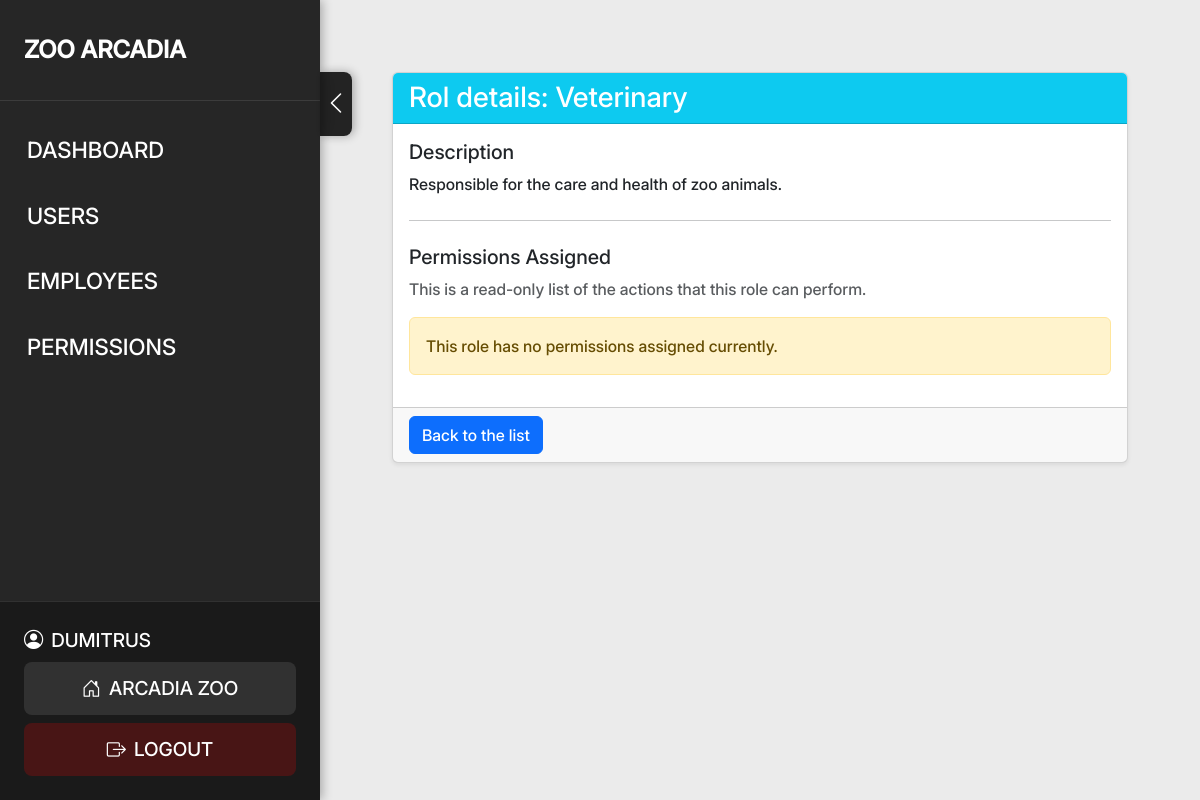
/roles/gest/view?id=1 (signed in), run on an earlier commit of the app's database.
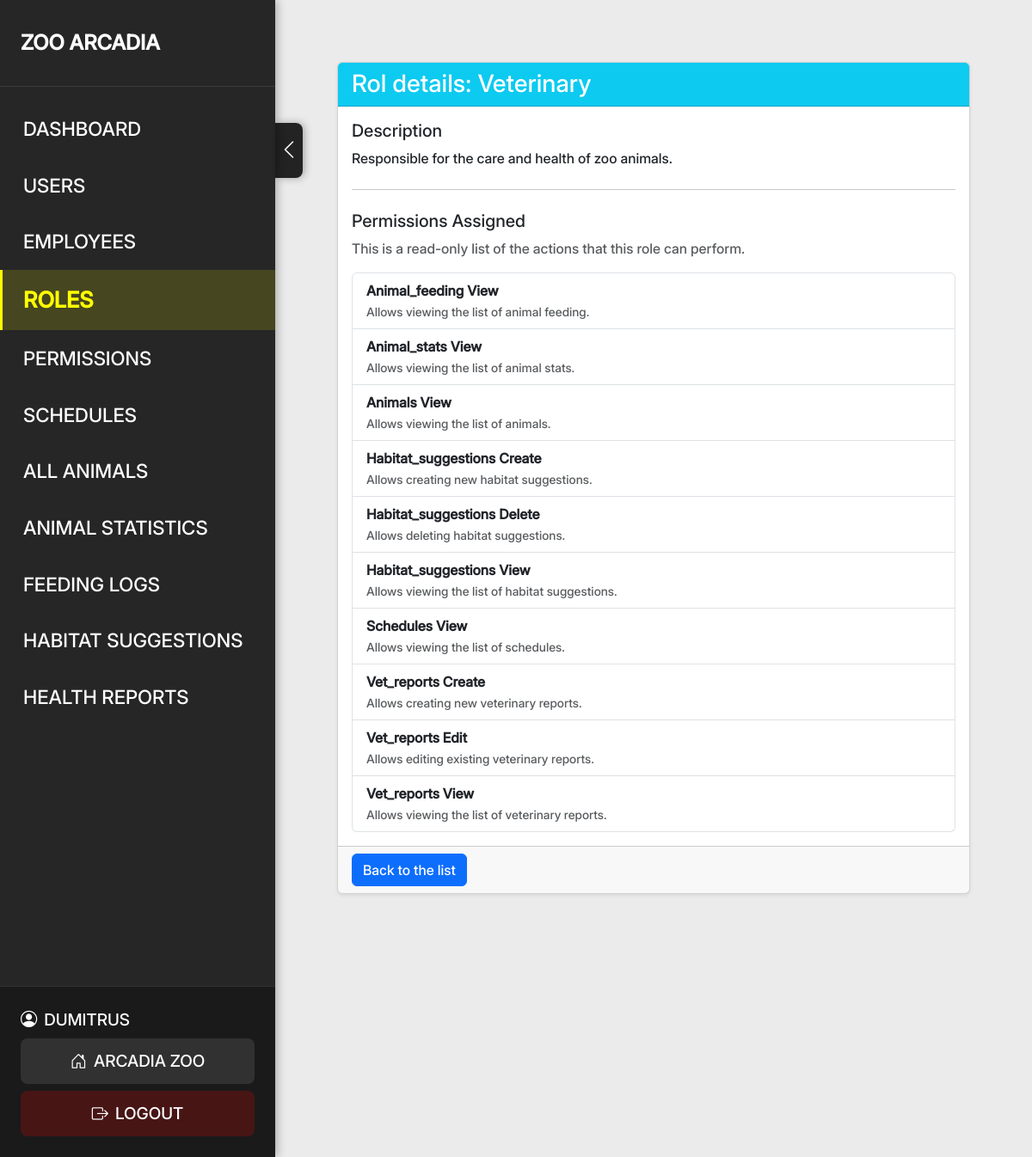
And on a later commit of the database.
### tables this page shows
CREATE TABLE permissions (
    id_permission INT AUTO_INCREMENT PRIMARY KEY,
     
    permission_name VARCHAR(100) NOT NULL UNIQUE,
     
    permission_desc TEXT
);

### App/roles/controllers/roles_gest_controller.php (called while the page is built, shortened)
<?php
require_once __DIR__ . "/../models/role.php";
require_once __DIR__ . "/../../../includes/functions.php";
class RolesGestController
{
    public function view()
    {
        $id_role = $_GET['id'];
        $role = Role::find($id_role);
        $permissions = Role::getPermissions($id_role);
        require_once __DIR__ . '/../views/gest/view.php';
    }
}

### App/roles/rolesRouter.php (called while the page is built)
<?php
require_once __DIR__ . '/../../includes/functions.php';
handleDomainRouting('roles', __DIR__);

### public/index.php (called while the page is built, shortened)
<?php
require_once __DIR__ . '/../includes/functions.php';
require_once __DIR__ . '/../App/router.php';
?>

### App/roles/models/role.php (called while the page is built, shortened)
<?php
class Role
{
    public function __construct($id_role, $role_name, $role_description, $created_at, $updated_at)
    {
        $this->role_description = $role_description;
    }
    public static function find($id_role)
    {
        $connectionDB = DB::createInstance();
        $query = "SELECT * FROM roles WHERE id_role = ?";
        $sql = $connectionDB->prepare($query);
        $sql->execute([$id_role]);
        $role = $sql->fetch();
        return new Role($role["id_role"], $role["role_name"], $role["role_description"], $role["created_at"], $role["updated_at"]);
    }
    public static function getPermissions($id_role)
    {
        $connectionDB = DB::createInstance();
        $query = "SELECT p.id_permission, p.permission_name, p.permission_desc
                  FROM permissions p
                  JOIN roles_permissions rp
                  ON p.id_permission = rp.permission_id
                  WHERE rp.role_id = ?
                  ORDER BY p.permission_name ASC";
        $sql = $connectionDB->prepare($query);
        $sql->execute([$id_role]);
        return $sql->fetchAll(PDO::FETCH_ASSOC);
    }
}

### includes/pageTitle.php (called while the page is built, shortened)
<?php
$domain = $currentDomain ?? "home";

### App/roles/views/gest/view.php (the view, shortened to what the changed rows need)
<?php
require_once __DIR__ . '/../../../../includes/functions.php';
?>
<div class="container-fluid pt-4 px-4">
    <div class="row g-4">
        <div class="col-12">
            <div class="card shadow-sm">
                <div class="card-body">
                    <h5 class="card-title">Description</h5>
                    <p class="card-text mb-4">
                        <?= htmlspecialchars($role->role_description) ?>
                    </p>
                    <hr>
                    <h5 class="card-title mt-4">Permissions Assigned</h5>
                    <p class="text-muted">This is a read-only list of the actions that this role can perform.</p>
                    <?php if (!empty($permissions)) : ?>
                        <div class="list-group">
                            <?php foreach ($permissions as $permission) : ?>
                                <div class="list-group-item">
                                    <strong><?= htmlspecialchars(ucwords(str_replace('-', ' ', $permission['permission_name']))) ?></strong>
                                    <br>
                                    <small class="text-muted"><?= htmlspecialchars($permission['permission_desc']) ?></small>
                                </div>
                            <?php endforeach; ?>
                        </div>
                    <?php else : ?>
                        <div class="alert alert-warning" role="alert">
                            This role has no permissions assigned currently.
                        </div>
                    <?php endif; ?>
                </div>
            </div>
        </div>
    </div>
</div>

### includes/layouts/BO_main_layout.php (shortened to what the changed rows need)
<?php
$currentDomain = $_GET['domain'] ?? 'home';
$controller = $_GET['controller'] ?? 'pages';
include(__DIR__ . "/../pageTitle.php");
require_once __DIR__ . "/../functions.php";
?>
<!DOCTYPE html>
<html lang="en">
<head>
    <link rel="stylesheet" href="/build/css/bootstrap.min.css">
    <link rel="stylesheet" href="/build/css/dataTables.bootstrap5.min.css">
    <link rel="stylesheet" href="/node_modules/bootstrap-icons/font/bootstrap-icons.min.css">
    <link rel="stylesheet" href="/build/css/bo-sidebar-only.css">
</head>
<body class="<?= $currentDomain == 'contact' ? 'body-contact' : ($currentDomain == 'auth' ? 'body-login' : '') ?>" id="top">
    <?php if ($currentDomain !== 'auth'): ?>
        <aside class="bo-sidebar" id="boSidebar">
            <nav class="bo-sidebar__menu">
                <ul class="bo-sidebar__items">
                    <?php
                    $isAdmin = isset($_SESSION['user']['role_name']) && $_SESSION['user']['role_name'] === 'Admin';
                    ?>
                    <?php
                    if ($isAdmin || hasPermission('roles-view') || hasPermission('roles-create') || hasPermission('roles-edit') || hasPermission('roles-delete')):
                    ?>
                        <li class="bo-sidebar__item">
                            <a href="/roles/gest/start" class="bo-sidebar__link <?= ($domain === 'roles' && $controller === 'gest') ? 'bo-sidebar__link--active' : '' ?>">
                                Roles
                            </a>
                        </li>
                    <?php endif; ?>
                    <?php if (hasPermission('schedules-view') || hasPermission('schedules-edit')): ?>
                        <li class="bo-sidebar__item">
                            <a href="/schedules/gest/start" class="bo-sidebar__link <?= ($domain === 'schedules' && $controller === 'gest') ? 'bo-sidebar__link--active' : '' ?>">
                                Schedules
                            </a>
                        </li>
                    <?php endif; ?>
                    <?php if (hasPermission('animals-view') || hasPermission('animals-create') || hasPermission('animals-edit') || hasPermission('animals-delete')): ?>
                        <li class="bo-sidebar__item">
                            <a href="/animals/gest/start" class="bo-sidebar__link <?= ($domain === 'animals' && $controller === 'gest' && ($action === 'start' || $action === 'edit' || $action === 'create')) ? 'bo-sidebar__link--active' : '' ?>">
                                All Animals
                            </a>
                        </li>
                    <?php endif; ?>
                    <?php if (hasPermission('animal_stats-view')): ?>
                        <li class="bo-sidebar__item">
                            <a href="/animals/stats/start" class="bo-sidebar__link <?= ($domain === 'animals' && $controller === 'stats') ? 'bo-sidebar__link--active' : '' ?>">
                                Animal Statistics
                            </a>
                        </li>
                    <?php endif; ?>
                    <?php if (hasPermission('animal_feeding-view') || hasPermission('animal_feeding-assign')): ?>
                        <li class="bo-sidebar__item">
                            <a href="/animals/feeding/start" class="bo-sidebar__link <?= ($domain === 'animals' && $controller === 'feeding') ? 'bo-sidebar__link--active' : '' ?>">
                                Feeding Logs
                            </a>
                        </li>
                    <?php endif; ?>
                    <?php if (hasPermission('habitat_suggestions-view') || hasPermission('habitat_suggestions-manage')): ?>
                        <li class="bo-sidebar__item">
                            <a href="/habitats/suggestion/start" class="bo-sidebar__link <?= ($domain === 'habitats' && $controller === 'suggestion') ? 'bo-sidebar__link--active' : '' ?>">
                                Habitat Suggestions
                            </a>
                        </li>
                    <?php endif; ?>
                    <?php if (hasPermission('vet_reports-view') || hasPermission('vet_reports-create') || hasPermission('vet_reports-edit')): ?>
                        <li class="bo-sidebar__item">
                            <a href="/vreports/gest/start" class="bo-sidebar__link <?= ($domain === 'vreports' && $controller === 'gest') ? 'bo-sidebar__link--active' : '' ?>">
                                Health Reports
                            </a>
                        </li>
                    <?php endif; ?>
                </ul>
            </nav>
        </aside>
    <?php endif; ?>
    <div class="bo-main-content">
        <div class="container-fluid p-5">
            <div class="row">
                <div class="col-12">
                    <?php
                    echo $viewContent ?? '<p>There is no content to show</p>';
                    ?>
                </div>
            </div>
        </div>
    </div>
</body>

What changed in the data, as far as the page shows it:
added permissions: permission_name "Animal_feeding View", permission_desc "Allows viewing the list of animal feeding."
added permissions: permission_name "Animal_stats View", permission_desc "Allows viewing the list of animal stats."
added permissions: permission_name "Animals View", permission_desc "Allows viewing the list of animals."
added permissions: permission_name "Habitat_suggestions Create", permission_desc "Allows creating new habitat suggestions."
added permissions: permission_name "Habitat_suggestions Delete", permission_desc "Allows deleting habitat suggestions."
added permissions: permission_name "Habitat_suggestions View", permission_desc "Allows viewing the list of habitat suggestions."
added permissions: permission_name "Schedules View", permission_desc "Allows viewing the list of schedules."
added permissions: permission_name "Vet_reports Create", permission_desc "Allows creating new veterinary reports."
added permissions: permission_name "Vet_reports Edit", permission_desc "Allows editing existing veterinary reports."
added permissions: permission_name "Vet_reports View", permission_desc "Allows viewing the list of veterinary reports."
Also different on the page:
text no longer shown: "This role has no permissions assigned currently."
text now shown: "ROLES SCHEDULES ALL ANIMALS ANIMAL STATISTICS FEEDING LOGS HABITAT SUGGESTIONS HEALTH REPORTS"
